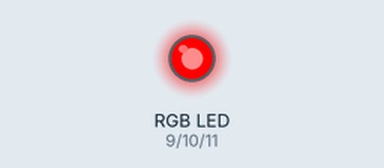
This sketch was run on a simulated Arduino Uno, built with avr-gcc and run on an emulated ATmega328P. On the bench: an RGB LED mixed from three pins (HIGH = lit). Dim RGB values are drawn brighter than linear.

Above: at 0.05 s.
At 1.5 s:
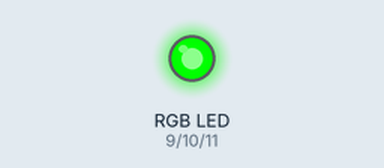
At 2.95 s:
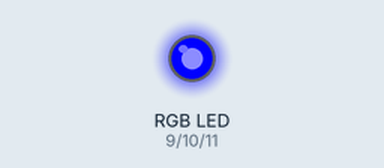
At 3.7 s:
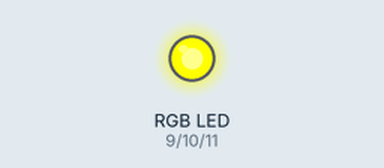
At 4.45 s:
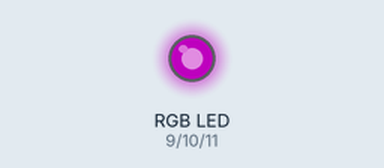
At 5.95 s:
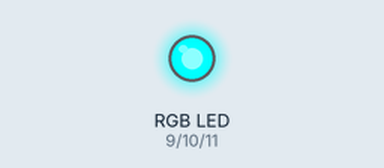
Timing chart, 0 to 7.8 s (numbered marks = the images above):
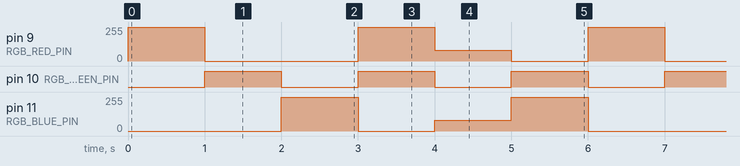

The sketch:

rgb.ino
```cpp
#define RGB_RED_PIN        9
#define RGB_GREEN_PIN      10
#define RGB_BLUE_PIN       11

// uncomment this line if using a Common Anode LED
//#define COMMON_ANODE


void setup() {
  // put your setup code here, to run once:
  pinMode(15, INPUT); // Set A1 as digital input
  pinMode(16, INPUT); // set A2 as input
  pinMode(17, INPUT); // set a3 as input

  pinMode(RGB_RED_PIN,   OUTPUT); // Red
  pinMode(RGB_GREEN_PIN, OUTPUT); // Green
  pinMode(RGB_BLUE_PIN,  OUTPUT); // BLue

}


void loop() {
  setColor(255, 0, 0);  // red
  delay(1000);
  setColor(0, 255, 0);  // green
  delay(1000);
  setColor(0, 0, 255);  // blue
  delay(1000);
  setColor(255, 255, 0);  // yellow
  delay(1000);
  setColor(80, 0, 80);  // purple
  delay(1000);
  setColor(0, 255, 255);  // aqua
  delay(1000);
}


void setColor(int red, int green, int blue) {
  #ifdef COMMON_ANODE
    red = 255 - red;
    green = 255 - green;
    blue = 255 - blue;
  #endif
  analogWrite(RGB_RED_PIN, red);
  analogWrite(RGB_GREEN_PIN, green);
  analogWrite(RGB_BLUE_PIN, blue);
}
```

Measured:
- by itself, pin 9 (RGB_RED_PIN): repeats every 6.0 s: 0/255 2.0 s, 255/255 1.0 s, 80/255 1.0 s, 0/255 1.0 s, 255/255 1.0 s
- by itself, pin 10 (RGB_GREEN_PIN): alternates HIGH for 1.0 s and LOW for 1.0 s
- by itself, pin 11 (RGB_BLUE_PIN): repeats every 6.0 s: 0/255 1.0 s, 80/255 1.0 s, 255/255 1.0 s, 0/255 2.0 s, 255/255 1.0 s
